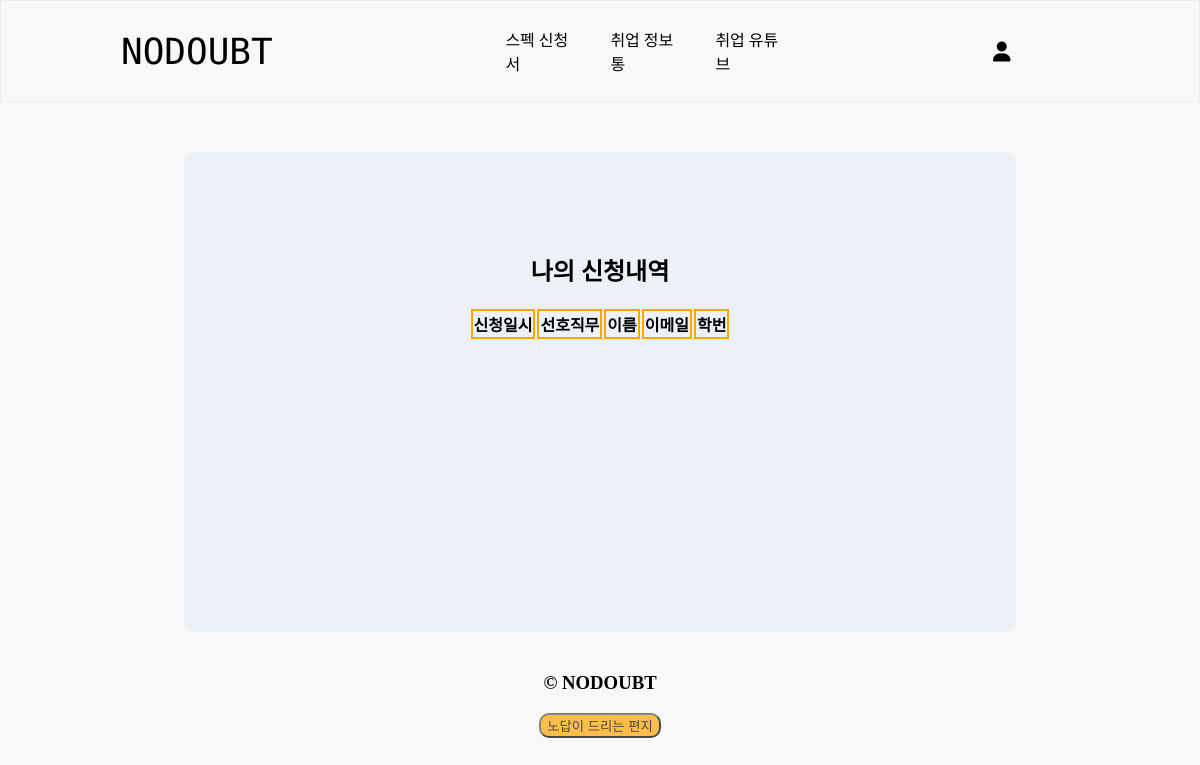
Before: /users/mypage/ (signed in) with the older database file.
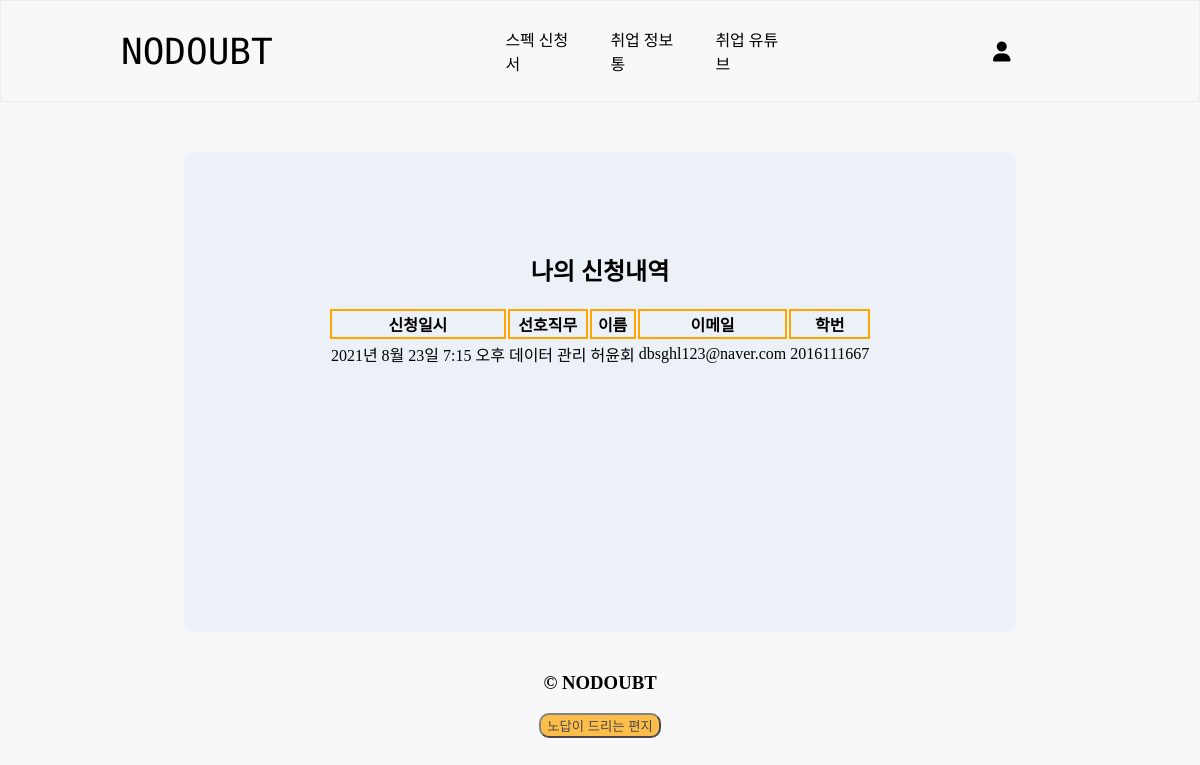
After: the same page with the newer database file.
### main/models.py (models this page shows, shortened)
class Request(models.Model):
    EMPLOY_TYPE_CHOICES = {
        ('정규', '정규'),
        ('인턴', '인턴'),
        ('IPP', 'IPP')
    }
    id = models.AutoField(primary_key=True)
    employ_type = models.CharField(max_length=20, choices=EMPLOY_TYPE_CHOICES)
    job_type = models.CharField(max_length=30)
    writer = models.ForeignKey(User, on_delete=models.CASCADE)
    name = models.CharField(max_length=20)
    school_number = models.CharField(max_length=30)
    email = models.CharField(max_length=100)
    pub_date = models.DateTimeField()

### users/views.py (the view)
# urls.py: path('mypage/', views.mypage, name="mypage"),
def mypage(request):
    user = request.user
    requests = Request.objects.filter(writer=user)
    return render(request, 'users/mypage.html',{'requests':requests})

### users/templates/users/mypage.html
{% extends 'base.html' %}
{% load static %}
{% block content %}
<div class="mypage">
    <h2 id="mypage_first_title">나의 신청내역</h2>
    <table class="mypage_first">
        <thead class="mypage_first_head">
            <tr>
                <th scope="col" id="board" class="mypage_first_head_th mypage_pubdate">신청일시</th>
                <th scope="col" id="board" class="mypage_first_head_th mypage_job_type">선호직무</th>
                <th scope="col" id="board" class="mypage_first_head_th mypage_name">이름</th>
                <th scope="col" id="board" class="mypage_first_head_th mypage_email">이메일</th>
                <th scope="col" id="board" class="mypage_first_head_th mypage_school_number">학번</th>
            </tr>
        </thead>
        <tbody class="mypage_first_body">
            {% for request in requests %}
            <tr>
                <td class="mypage_first_body_td mypage_pubdate">{{request.pub_date}}</td>
                <td class="mypage_first_body_td mypage_job_type">{{request.job_type}}</td>
                <td class="mypage_first_body_td mypage_name">{{request.name}}</td>
                <td class="mypage_first_body_td mypage_email">{{request.email}}</td>
                <td class="mypage_first_body_td mypage_school_number">{{request.school_number}}</td>
            </tr>
            {% endfor %}
        </tbody>
    </table>
</div>
{% endblock%}

### nodoubt/templates/base.html (shortened to what this page needs)
<!DOCTYPE html>
{% load static %}
<html lang="en">
<head>
    <link rel="stylesheet" href="{% static 'css/version1.css' %}" media="screen and (min-width:1398px)"/>
    <link rel="stylesheet" href="{% static 'css/version2.css' %}" media="screen and (min-width:1024px) and (max-width:1397px)"/>
    <link rel="stylesheet" href="{% static 'css/version3.css' %}" media="screen and (min-width:768px) and (max-width:1023px)"/>
    <link rel="stylesheet" href="{% static 'css/version4.css' %}" media="screen and (min-width:601px) and (max-width:767px)"/>
    <link rel="stylesheet" href="{% static 'css/version5.css' %}" media="screen and (min-width:425px) and (max-width:600px)"/>
    <link rel="stylesheet" href="{% static 'css/version6.css' %}" media="screen and (min-width:375px) and (max-width:424px)"/>
    <link rel="stylesheet" href="{% static 'css/version7.css' %}" media="screen and (max-width:374px)"/>
</head>
<body>
    {% include 'shared/navbar.html' %}
    {% block content %}
    {% endblock %}
    {% include 'shared/footer.html' %}
</body>
</html>

### nodoubt/templates/shared/navbar.html (shortened to what this page needs)
<div class="menu">
    <div class="menu_form menu_company">
        <a href="{% url 'main:showmain' %}">NODOUBT</a>
    </div>
    <div class="menu_form menu_content mobile_no">
        <div class="menu_content_page"><a onclick="fnMove('second_h2')">스펙 신청서</a></div>
        <div class="menu_content_page"><a onclick="fnMove('issue')">취업 정보통</a></div>
        <div class="menu_content_page"><a onclick="fnMove('ready')">취업 유튜브</a></div>
    </div>
    <div class="menu_form menu_right">
        <div class="dropdown dropdown_left">
            <i class="fas fa-user fa-lg dropbtn"></i>
        </div>
    </div>
</div>

### nodoubt/templates/shared/footer.html
<div class="footer">
    <h3>&copy; NODOUBT</h3>
    <a href="{% url 'main:letter' %}"><button id="footer_letter">노답이 드리는 편지</button></a>
    <br>
    <br>
    <br>
</div>

### nodoubt/static/css/version1.css (style rules this page uses)
html { background-color: rgb(248,248,250); }
body { margin: 0; }
a { text-decoration: none; color: black; }
.menu { display: flex; border-bottom: 1px solid rgb(219, 218, 218); height: 100px; justify-content: space-between; align-items: center; padding: 0% 16%; }
.menu_company { font-size: 36px; font-family: 'Monoton', sans-serif; width: 170px; }
.menu_content { display: flex; margin-left: 10%; font-size: 20px; }
.menu_content_page { font-family: 'Roboto', sans-serif; margin: 0 15px; }
.menu_right { width: 170px; display: flex; }
.dropbtn { padding: 16px; font-size: 16px; border: none; }
.dropdown { position: relative; display: inline-block; }
.dropdown_left { margin-left: 40%; }
.fa-folder-plus, .fa-user { font-size: 20px; }
.footer { margin-top: 40px; text-align: center; }
#footer_letter { background-color: orange; opacity: 0.7; border-radius: 10px; }
.mypage { background-color: rgba(130, 168, 212, 0.1); padding: 80px; width: 40vw; height: 40vh; border-radius: 10px; margin: auto; margin-top: 50px; }
#mypage_first_title { text-align: center; }
.mypage_first { text-align: center; margin: auto; }
.mypage_first_head_th { border: 2px solid orange; }

### nodoubt/static/css/version2.css (style rules this page uses)
html { background-color: rgb(248,248,250); }
body { margin: 0; }
a { text-decoration: none; color: black; }
.menu { display: flex; border: 1px solid rgb(237,237,237); height: 100px; justify-content: space-between; align-items: center; padding: 0% 10%; }
.menu_company { font-size: 36px; font-family: 'Monoton', sans-serif; width: 170px; }
.menu_content { display: flex; margin-left: 10%; }
.menu_content_page { font-family: 'Roboto', sans-serif; margin: 0 15px; width: 75px; }
.menu_right { width: 170px; display: flex; }
.dropbtn { padding: 16px; font-size: 16px; border: none; font-family: 'Noto Sans KR', sans-serif; }
.dropdown { position: relative; display: inline-block; }
.dropdown_left { margin-left: 40%; }
.fa-folder-plus, .fa-user { font-size: 20px; }
.footer { margin-top: 40px; text-align: center; }
#footer_letter { background-color: orange; opacity: .7; border-radius: 10px; }
.mypage { background-color: rgba(130, 168, 212, 0.1); padding: 80px; width: 56vw; height: 40vh; border-radius: 10px; margin: auto; margin-top: 50px; }
#mypage_first_title { text-align: center; }
.mypage_first { text-align: center; margin: auto; }
.mypage_first_head_th { border: 2px solid orange; }

### nodoubt/static/css/version3.css (style rules this page uses)
html { background-color: rgb(248,248,250); }
body { margin: 0; }
a { text-decoration: none; color: black; }
.menu { display: flex; border: 1px solid rgb(237,237,237); height: 100px; justify-content: space-between; align-items: center; padding: 0% 6%; }
.menu_company { font-size: 36px; font-family: 'Monoton', sans-serif; width: 170px; }
.menu_content { display: flex; margin-left: 10%; }
.menu_content_page { font-family: 'Roboto', sans-serif; margin: 0 15px; width: 44px; }
.menu_right { width: 170px; display: flex; }
.dropbtn { padding: 16px; font-size: 16px; border: none; }
.dropdown { position: relative; display: inline-block; font-family: 'Noto Sans KR', sans-serif; }
.dropdown_left { margin-left: 40%; }
.fa-folder-plus, .fa-user { font-size: 20px; }
.footer { margin-top: 40px; text-align: center; }
#footer_letter { background-color: orange; opacity: .7; border-radius: 10px; }
.mypage { background-color: rgba(130, 168, 212, 0.1); padding: 80px; width: 72vw; height: 40vh; border-radius: 10px; margin: auto; margin-top: 50px; }
#mypage_first_title { text-align: center; }
.mypage_first { text-align: center; margin: auto; }
.mypage_first_head_th { border: 2px solid orange; }

Changed rows visible on the page:
added Request: pub_date "2021년 8월 23일 7:15 오후", job_type "데이터 관리", name "허윤회", email "dbsghl123@naver.com", school_number "2016111667"
